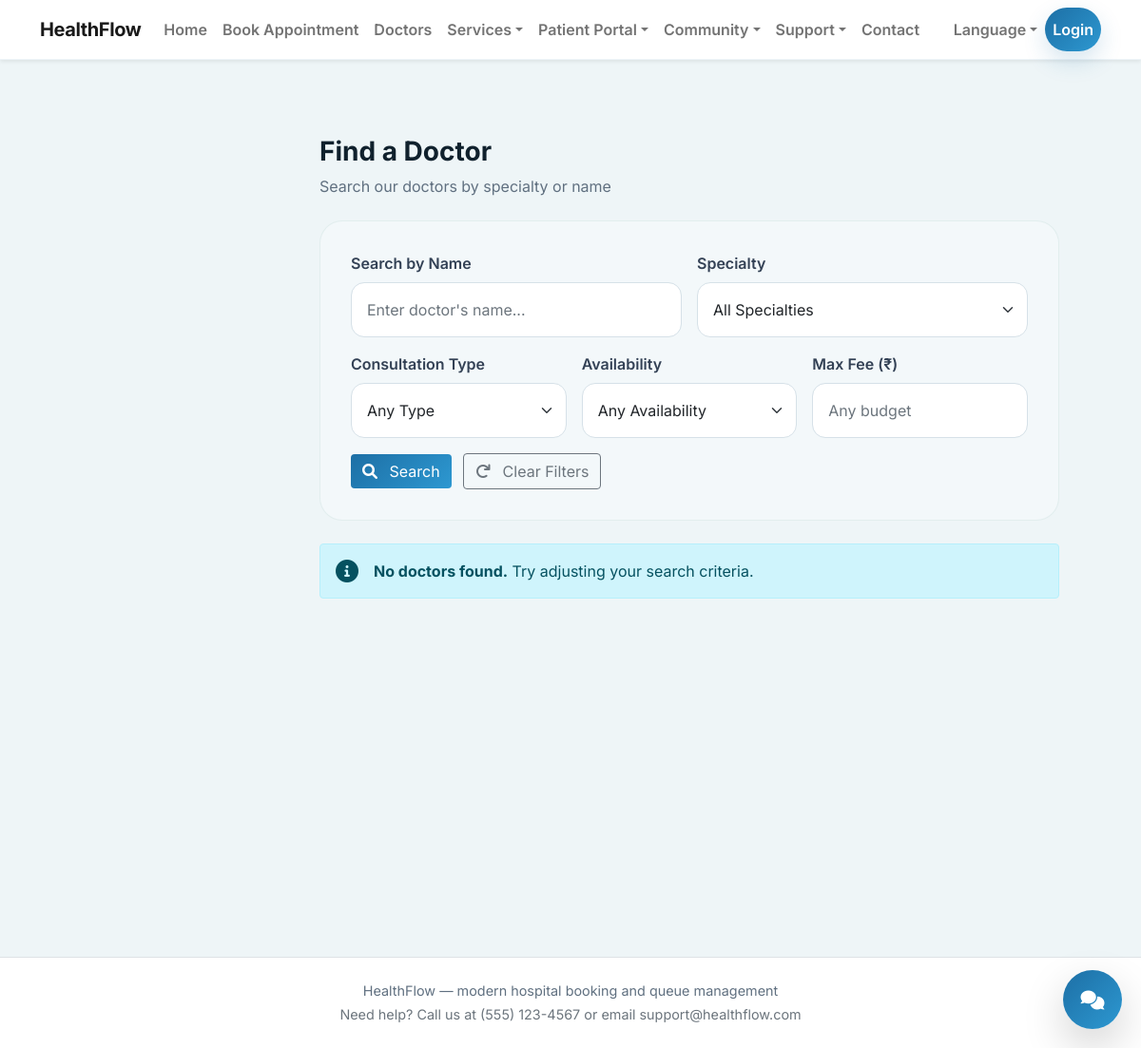
/doctors, run on an earlier commit of the app's database.
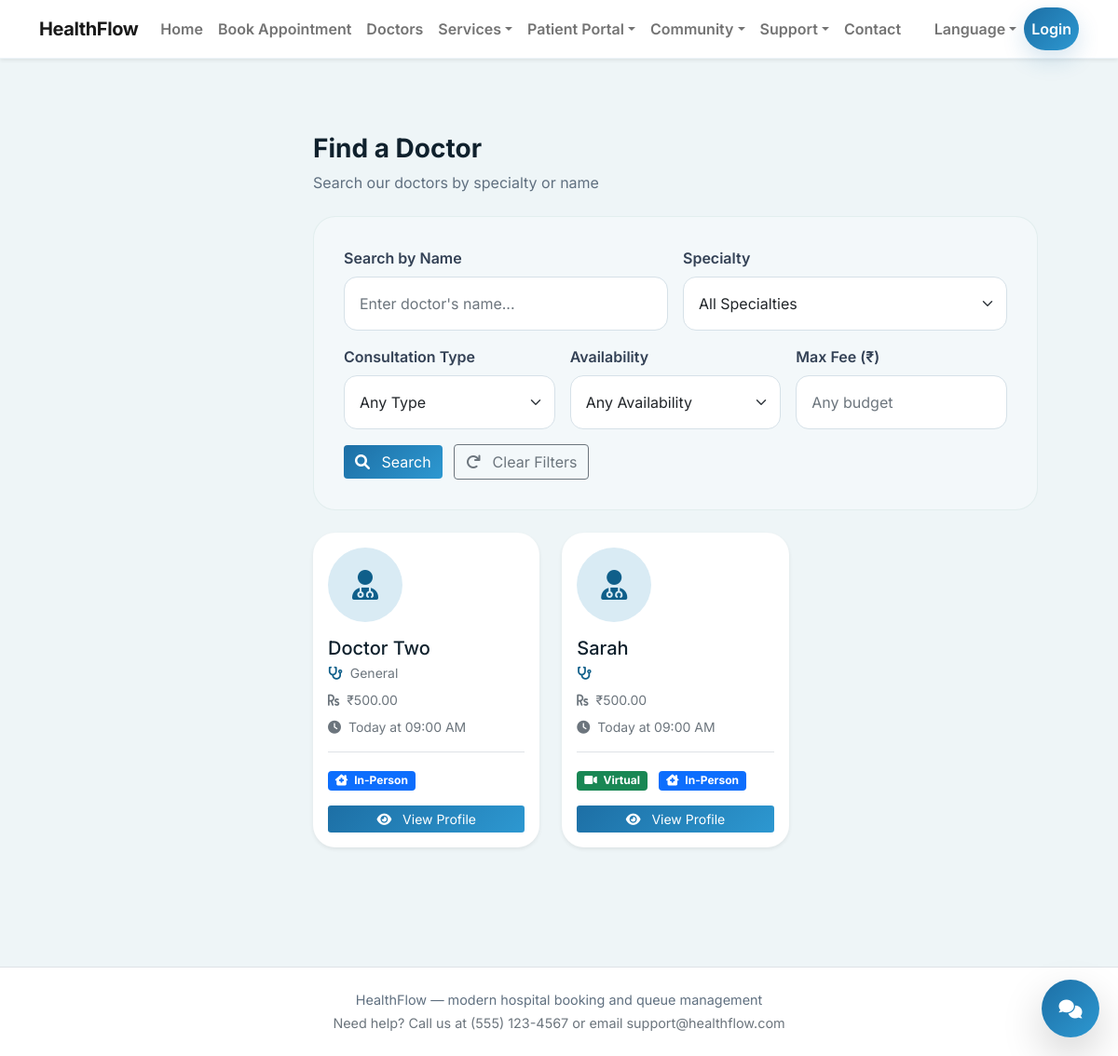
And on a later commit of the database.
### models.py (models this page shows, shortened)
class Doctor(db.Model):
    id = db.Column(db.Integer, primary_key=True)
    user_id = db.Column(db.Integer, db.ForeignKey('user.id'), nullable=False)
    specialty = db.Column(db.String(150), nullable=False)
    consultation_time = db.Column(db.Integer, default=15)  # minutes
    consultation_fee = db.Column(db.Float, default=500.0)
    photo_url = db.Column(db.String(250), nullable=True)
    bio = db.Column(db.Text, nullable=True)
    contributions = db.Column(db.Text, nullable=True)
    qualifications = db.Column(db.Text, nullable=True)  # e.g., MBBS, MD, etc.
    experience_years = db.Column(db.Integer, default=0)  # years of experience
    allows_telemedicine = db.Column(db.Boolean, default=False)  # can offer virtual consultations
    user = db.relationship('User', backref=db.backref('doctor', uselist=False))

class User(UserMixin, db.Model):
    id = db.Column(db.Integer, primary_key=True)
    username = db.Column(db.String(150), unique=True, nullable=False)
    email = db.Column(db.String(150), unique=True, nullable=False)
    password_hash = db.Column(db.String(255), nullable=False)
    role = db.Column(db.String(50), nullable=False)  # 'patient', 'doctor', 'admin'
    name = db.Column(db.String(150), nullable=False)
    phone_number = db.Column(db.String(50), nullable=True)
    profile_picture = db.Column(db.String(250), nullable=True)
    date_of_birth = db.Column(db.Date, nullable=True)
    gender = db.Column(db.String(50), nullable=True)
    blood_group = db.Column(db.String(10), nullable=True)
    allergies = db.Column(db.Text, nullable=True)
    medical_conditions = db.Column(db.Text, nullable=True)
    emergency_contact = db.Column(db.String(150), nullable=True)
    email_verified = db.Column(db.Boolean, default=False)
    email_verification_token = db.Column(db.String(255), nullable=True)
    email_verified_at = db.Column(db.DateTime, nullable=True)

### app.py (the view)
@app.route('/doctors')
def doctors_directory():
    specialty = request.args.get('specialty', '')
    search_query = request.args.get('search', '')
    telemedicine_filter = request.args.get('telemedicine', '')
    availability_filter = request.args.get('availability', '')
    max_fee = request.args.get('max_fee', type=float)
    doctors_query = Doctor.query.join(User)
    if specialty:
        doctors_query = doctors_query.filter(Doctor.specialty.ilike(f'%{specialty}%'))
    if search_query:
        doctors_query = doctors_query.filter(User.name.ilike(f'%{search_query}%'))
    if telemedicine_filter == 'yes':
        doctors_query = doctors_query.filter(Doctor.allows_telemedicine.is_(True))
    elif telemedicine_filter == 'no':
        doctors_query = doctors_query.filter(Doctor.allows_telemedicine.is_(False))
    if max_fee is not None:
        doctors_query = doctors_query.filter(Doctor.consultation_fee <= max_fee)
    doctors = doctors_query.order_by(Doctor.consultation_fee.asc(), Doctor.experience_years.desc(), User.name.asc()).all()
    filtered_doctors = []
    for doctor in doctors:
        availability_calendar = get_doctor_availability_calendar(doctor.id)
        doctor.next_available_label = get_next_available_slot_label(availability_calendar)
        doctor.availability_calendar = availability_calendar
        doctor.has_open_slots = any(day['slots'] for day in availability_calendar)
        if availability_filter == 'available' and not doctor.has_open_slots:
            continue
        filtered_doctors.append(doctor)
    doctors = filtered_doctors
    specialties = db.session.query(Doctor.specialty).distinct()
    specialties = sorted([s[0] for s in specialties if s[0]])
    return render_template(
        'doctors_directory.html',
        doctors=doctors,
        specialties=specialties,
        selected_specialty=specialty,
        search_query=search_query,
        telemedicine_filter=telemedicine_filter,
        availability_filter=availability_filter,
        max_fee=max_fee
    )

### templates/doctors_directory.html (shortened to what this page needs)
{% extends 'base.html' %}
{% block content %}
<div style="margin-left: 250px; min-height: 100vh; background: var(--bg); padding: 2rem;">
    <div class="container-fluid">
        <div class="mb-4">
            <h1 class="section-title mb-2">Find a Doctor</h1>
            <p class="section-subtitle">Search our doctors by specialty or name</p>
        </div>
        <div class="card-soft mb-4">
            <div class="card-body">
                <form method="GET" action="{{ url_for('doctors_directory') }}" class="row g-3">
                    <div class="col-md-6">
                        <label for="searchInput" class="form-label">Search by Name</label>
                        <input type="text" class="form-control" id="searchInput" name="search"
                               placeholder="Enter doctor's name..." value="{{ search_query }}">
                    </div>
                    <div class="col-md-6">
                        <label for="specialtySelect" class="form-label">Specialty</label>
                        <select class="form-select" id="specialtySelect" name="specialty">
                            <option value="">All Specialties</option>
                        </select>
                    </div>
                    <div class="col-md-4">
                        <label for="telemedicineSelect" class="form-label">Consultation Type</label>
                        <select class="form-select" id="telemedicineSelect" name="telemedicine">
                            <option value="" {% if not telemedicine_filter %}selected{% endif %}>Any Type</option>
                        </select>
                    </div>
                    <div class="col-md-4">
                        <label for="availabilitySelect" class="form-label">Availability</label>
                        <select class="form-select" id="availabilitySelect" name="availability">
                            <option value="" {% if not availability_filter %}selected{% endif %}>Any Availability</option>
                        </select>
                    </div>
                    <div class="col-md-4">
                        <label for="maxFeeInput" class="form-label">Max Fee (₹)</label>
                        <input type="number" min="0" step="50" class="form-control" id="maxFeeInput" name="max_fee" placeholder="Any budget" value="{{ max_fee if max_fee is not none else '' }}">
                    </div>
                    <div class="col-12">
                        <button type="submit" class="btn btn-primary">
                            <i class="fas fa-search me-2"></i> Search
                        </button>
                        <a href="{{ url_for('doctors_directory') }}" class="btn btn-outline-secondary ms-2">
                            <i class="fas fa-redo me-2"></i> Clear Filters
                        </a>
                    </div>
                </form>
            </div>
        </div>
        <div class="row g-4">
            {% if doctors %}
                {% for doctor in doctors %}
                <div class="col-md-6 col-lg-4">
                    <a href="{{ url_for('doctor_profile', doctor_id=doctor.id) }}" style="text-decoration: none; color: inherit;">
                        <div class="doctor-card card h-100 shadow-sm">
                            <div class="card-body">
                                {% if doctor.photo_url %}
                                    <img src="{{ doctor.photo_url }}" class="rounded-circle mb-3" style="width: 80px; height: 80px; object-fit: cover;">
                                {% else %}
                                    <div class="rounded-circle mb-3 d-flex align-items-center justify-content-center"
                                         style="width: 80px; height: 80px; background: var(--primary-soft); color: var(--primary);">
                                        <i class="fas fa-user-md" style="font-size: 2rem;"></i>
                                    </div>
                                {% endif %}
                                <h5 class="card-title mb-1">{{ doctor.user.name }}</h5>
                                <p class="text-muted small mb-2">
                                    <i class="fas fa-stethoscope me-2" style="color: var(--primary);"></i>{{ doctor.specialty }}
                                </p>
                                <p class="text-muted small mb-2">
                                    <i class="fas fa-rupee-sign me-2" style="color: var(--warning);"></i>₹{{ '%.2f'|format(doctor.consultation_fee or 0.0) }}
                                </p>
                                <p class="text-muted small mb-2">
                                    <i class="fas fa-clock me-2" style="color: var(--info);"></i>{{ doctor.next_available_label }}
                                </p>
                                <div class="mt-3 pt-3 border-top">
                                    {% if doctor.allows_telemedicine %}
                                        <span class="badge bg-success me-2">
                                            <i class="fas fa-video me-1"></i> Virtual
                                        </span>
                                    {% endif %}
                                    <span class="badge bg-primary">
                                        <i class="fas fa-clinic-medical me-1"></i> In-Person
                                    </span>
                                </div>
                                <div class="mt-3">
                                    <button class="btn btn-primary btn-sm w-100" onclick="event.preventDefault(); window.location.href='{{ url_for('doctor_profile', doctor_id=doctor.id) }}';">
                                        <i class="fas fa-eye me-2"></i> View Profile
                                    </button>
                                </div>
                            </div>
                        </div>
                    </a>
                </div>
                {% endfor %}
            {% else %}
                <div class="col-12">
                    <div class="alert alert-info d-flex align-items-center" role="alert">
                        <i class="fas fa-info-circle me-3" style="font-size: 1.5rem;"></i>
                        <div>
                            <strong>No doctors found.</strong> Try adjusting your search criteria.
                        </div>
                    </div>
                </div>
            {% endif %}
        </div>
    </div>
</div>
{% endblock %}

### templates/base.html (shortened to what this page needs)
<!DOCTYPE html>
<html lang="{{ current_lang or session.get('lang', 'en') }}">
<head>
    <link href="https://cdn.jsdelivr.net/npm/bootstrap@5.1.3/dist/css/bootstrap.min.css" rel="stylesheet">
    <link rel="stylesheet" href="https://cdnjs.cloudflare.com/ajax/libs/font-awesome/6.0.0/css/all.min.css">
</head>
<body>
<nav class="navbar navbar-expand-lg navbar-light shadow-sm sticky-top">
    <div class="container">
        <a class="navbar-brand" href="{{ url_for('home') }}">HealthFlow</a>
        <div class="collapse navbar-collapse" id="navbarNav">
            <ul class="navbar-nav me-auto">
                <li class="nav-item"><a class="nav-link" data-i18n="nav.home" href="{{ url_for('home') }}">{{ _('Home') }}</a></li>
                <li class="nav-item"><a class="nav-link" data-i18n="nav.book" href="{{ url_for('book_appointment') }}">{{ _('Appointments') }}</a></li>
                <li class="nav-item"><a class="nav-link" data-i18n="nav.doctors" href="{{ url_for('doctors_directory') }}">{{ _('Doctors') }}</a></li>
                <li class="nav-item dropdown">
                    <a class="nav-link d-none d-lg-flex align-items-center dropdown-toggle" href="#" id="servicesDropdown" role="button" data-bs-toggle="dropdown" aria-expanded="false">{{ _('Services') }}</a>
                </li>
                <li class="nav-item dropdown">
                    <a class="nav-link d-none d-lg-flex align-items-center dropdown-toggle" href="#" id="portalDropdown" role="button" data-bs-toggle="dropdown" aria-expanded="false">{{ _('Patient Portal') }}</a>
                </li>
                <li class="nav-item dropdown">
                    <a class="nav-link d-none d-lg-flex align-items-center dropdown-toggle" href="#" id="communityDropdown" role="button" data-bs-toggle="dropdown" aria-expanded="false">{{ _('Community') }}</a>
                </li>
                <li class="nav-item dropdown">
                    <a class="nav-link d-none d-lg-flex align-items-center dropdown-toggle" href="#" id="supportDropdown" role="button" data-bs-toggle="dropdown" aria-expanded="false">{{ _('Support') }}</a>
                </li>
                <li class="nav-item"><a class="nav-link" data-i18n="nav.contact" href="{{ url_for('home') }}#contact">{{ _('Contact') }}</a></li>
            </ul>
            <ul class="navbar-nav ms-auto">
                <li class="nav-item dropdown">
                    <a class="nav-link dropdown-toggle" href="#" id="langDropdown" role="button" data-bs-toggle="dropdown" aria-expanded="false" data-i18n="nav.language">{{ _('Language') }}</a>
                </li>
                {% if current_user.is_authenticated %}
                    <li class="nav-item"><a class="nav-link nav-cta" data-i18n="nav.dashboard" href="{{ url_for('dashboard') }}">{{ _('Dashboard') }}</a></li>
                    <li class="nav-item"><a class="nav-link" href="{{ url_for('notifications_view') }}">{{ _('Notifications') }}</a></li>
                    <li class="nav-item"><a class="nav-link" data-i18n="nav.logout" href="{{ url_for('logout') }}">{{ _('Logout') }}</a></li>
                {% else %}
                    <li class="nav-item"><a class="nav-link nav-cta" data-i18n="nav.login" href="{{ url_for('login') }}">{{ _('Login') }}</a></li>
                {% endif %}
            </ul>
        </div>
    </div>
</nav>
<div class="container py-5">
    {% block content %}{% endblock %}
</div>
{% set chat_messages = chat_history if chat_history is defined and chat_history else session.get('support_chat_history', []) %}
{% set chat_endpoint = url_for('ai_chat') if current_user.is_authenticated and current_user.role == 'patient' else url_for('support_chat_api') %}
{% set chat_title = 'HealthFlow Assistant' if current_user.is_authenticated and current_user.role == 'patient' else '24/7 Support' %}
{% set chat_subtitle = 'Ask about bookings, doctors, or payments' if current_user.is_authenticated and current_user.role == 'patient' else 'Ask about bookings, billing, doctors, and services' %}
<button class="chat-toggle-btn" id="openChatBtn" title="{{ _('Open AI Assistant') }}" data-i18n-title="Open AI Assistant">
    <i class="fas fa-comments fa-lg"></i>
</button>
<footer class="footer bg-white border-top py-4 mt-5">
    <div class="container text-center">
        <p class="mb-1" data-i18n="footer.tag">{{ _('HealthFlow | modern healthcare platform') }}</p>
        <p class="mb-0 text-muted" data-i18n="footer.help">{{ _('Need help? Call us at (555) 123-4567 or email support@healthflow.com') }}</p>
    </div>
</footer>
</body>
</html>

What changed in the data, as far as the page shows it:
added Doctor: user.name "Doctor Two", specialty "General", consultation_fee "500.00", next_available_label "Today at 09:00 AM"
added Doctor: user.name "Sarah", consultation_fee "500.00", next_available_label "Today at 09:00 AM", allows_telemedicine True (drawn)
Also different on the page:
text no longer shown: "No doctors found. Try adjusting your search criteria."
